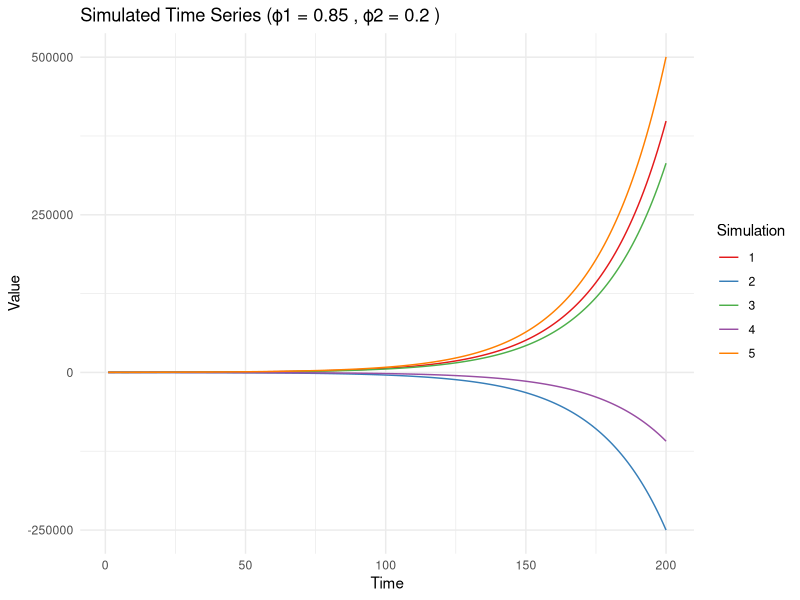
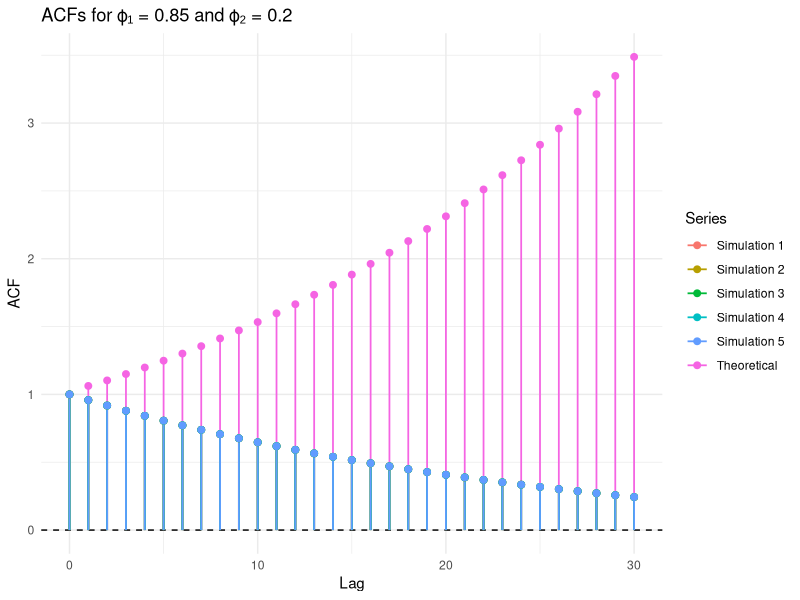
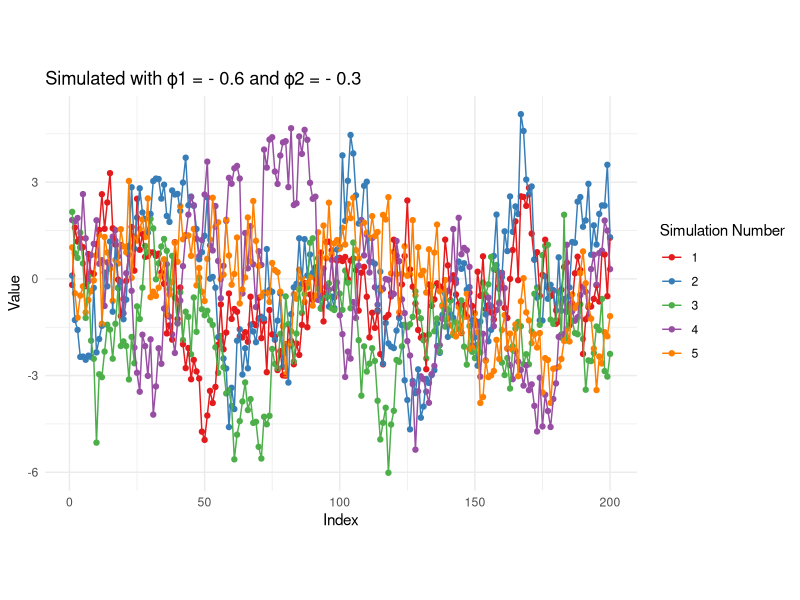
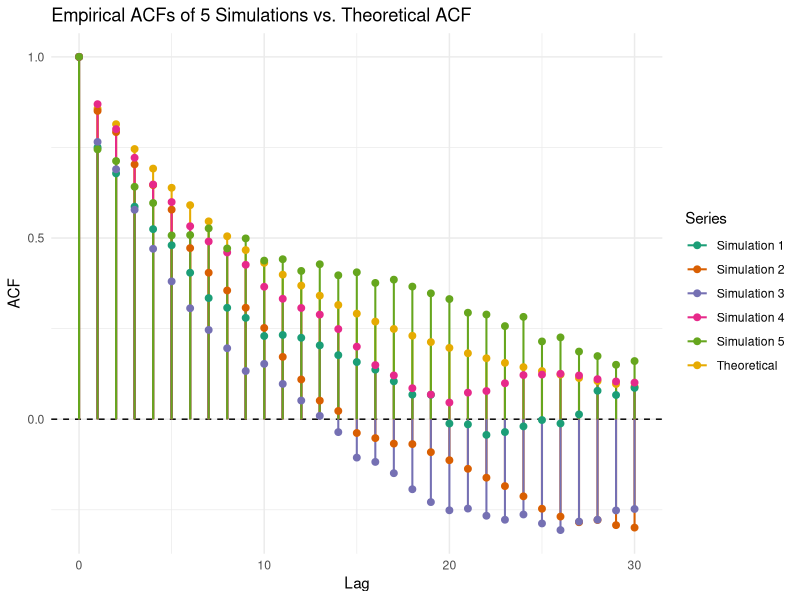

Generate these figures, in order, with R:
# Libraries to be used in this assignment
# install.packages("forecast")
# install.packages("ggplot2")
# install.packages("ggpubr")
# install.packages("tidyr")
library(ggplot2)
library(forecast)
library(tidyr)
library(ggpubr)

setwd("Assignment3")
print(getwd())

# ----------------------------- Exercise 1 -----------------------------------
## Exercise 1.1 ##

# Set phi values
phi1 <-  0.6
phi2 <-  0.3

polyroot(c(-0.2,-0.2,1))

# Define the AR coefficients vector in the order of AR(1), AR(2), ...
ar_coefs <- c(phi1, phi2)
n <- 200
sim_number <- rep(1:5, each = 200)

set.seed(42)

for(i in 1:5){
  
  if(i == 1){
  
  simulated_data <- arima.sim(n=n, model=list(ar=ar_coefs), sd=1)
  
  final_simulated_data <- simulated_data
  
  
  } else{
  
  simulated_data <- arima.sim(n=n, model=list(ar=ar_coefs), sd=1)
  
  final_simulated_data <- c(final_simulated_data,simulated_data)
  
  }
  
}

final_simulated_data <- data.frame(cbind(index = rep(1:200,times=5),value = final_simulated_data, sim_number = sim_number))

final_simulated_data$sim_number <- factor(final_simulated_data$sim_number)

plot <- ggplot(final_simulated_data, aes(x = index, y = value, color = sim_number, group = sim_number)) + 
  geom_point() +
  geom_line() +
  scale_color_brewer(palette = "Set1") + # Use a professional color palette
  theme_minimal() + # Use a clean theme
  theme(aspect.ratio = 2/3) + # Make the graph more horizontal
  labs(title = "Simulated with ϕ1 = - 0.6 and ϕ2 = - 0.3", 
     x = "Index", 
     y = "Value", 
     color = "Simulation Number")

ggsave("acf_ra.png", plot = plot, width = 12, height = 6, dpi = 300)
## Exercise 1.2 ##

# Theoretical ACF
calculate_acf <- function(phi1, phi2, k, acf_values) {
  if (k == 0) {
    return(1)
  } else if (k == 1) {
    return(phi1 / (1 - phi2))
  } else {
    return(phi1 * acf_values[k] + phi2 * acf_values[k - 1])
  }
}

n_lags <- 30
acf_values <- numeric(n_lags + 1)

for (k in 0:n_lags) {
  acf_values[k + 1] <- calculate_acf(phi1, phi2, k, acf_values)
}

# Create a data frame for theoretical ACF
acf_df <- data.frame(
  lag = 0:n_lags,
  acf_value = acf_values,
  type = "Theoretical"
)

# Empirical ACF for each simulation
for (i in 1:5) {
  sim_data <- subset(final_simulated_data, sim_number == i)
  acf_sim <- Acf(sim_data$value, lag.max = n_lags, plot = FALSE)
  
  temp_df <- data.frame(
    lag = 0:n_lags,
    acf_value = acf_sim$acf,
    type = paste("Simulation", i)
  )
  
  acf_df <- rbind(acf_df, temp_df)
}

# Plot all ACFs (no lines, just vertical segments + points)
acf <- ggplot(acf_df, aes(x = lag, y = acf_value, color = type)) +
  geom_hline(yintercept = 0, linetype = "dashed") +
  geom_segment(aes(xend = lag, yend = 0), size = 0.7) +
  geom_point(size = 2) +
  labs(x = "Lag", y = "ACF", color = "Series") +
  theme_minimal() +
  ggtitle("Empirical ACFs of 5 Simulations vs. Theoretical ACF") +
  scale_color_brewer(palette = "Dark2")

ggsave("acf.png", plot = acf, width = 12, height = 6, dpi = 300)



## Exercise 1.3 , 1.4 ##

# Run Exercises 1.1 and 1.2 to get the simulated data and ACF values

## Exercises 1.5 and 1.6 ##

# Simulation function
sim <- function(model, n, nburnin = 100){
  n <- n + nburnin
  ar <- model$ar
  ma <- model$ma
  p <- length(ar)
  q <- length(ma)
  y <- numeric(n)
  eps <- rnorm(n)
  
  for(i in (max(p, q) + 1):n){
    y[i] <- eps[i] + sum(y[i - (1:p)] * ar) + sum(eps[i - (1:q)] * ma)
  }
  
  return(y[(nburnin + 1):n])
}

# ---- Parameters for Exercise 1.5 ---- #
phi1 <- 0.85
phi2 <- 0.2
n <- 200
model <- list(ar = c(phi1, phi2))  # no MA part
sim_number <- rep(1:5, each = n)


set.seed(42)

# ---- Simulate 5 series ---- #
final_simulated_data <- numeric()

for (i in 1:5) {
  simulated <- sim(model, n = n)
  final_simulated_data <- c(final_simulated_data, simulated)
}

final_df <- data.frame(
  index = rep(1:n, times = 5),
  value = final_simulated_data,
  sim_number = factor(sim_number)
)

# ---- Plot the Simulated Time Series ---- #
ggplot(final_df, aes(x = index, y = value, color = sim_number, group = sim_number)) + 
  geom_line() +
  scale_color_brewer(palette = "Set1") +
  theme_minimal() +
  labs(
    title = paste("Simulated Time Series (ϕ1 =", phi1, ", ϕ2 =", phi2, ")"),
    x = "Time", y = "Value", color = "Simulation"
  )

# Theoretical ACF Calculation
calculate_acf <- function(phi1, phi2, k, acf_values) {
  if (k == 0) return(1)
  if (k == 1) return(phi1 / (1 - phi2))
  return(phi1 * acf_values[k] + phi2 * acf_values[k - 1])
}

n_lags <- 30
acf_values <- numeric(n_lags + 1)
for (k in 0:n_lags) {
  acf_values[k + 1] <- calculate_acf(phi1, phi2, k, acf_values)
}

acf_df <- data.frame(lag = 0:n_lags, acf_value = acf_values, type = "Theoretical")

# Add empirical ACFs
for (i in 1:5) {
  sim_data <- subset(final_df, sim_number == i)
  acf_sim <- Acf(sim_data$value, lag.max = n_lags, plot = FALSE)
  acf_df <- rbind(acf_df, data.frame(
    lag = 0:n_lags,
    acf_value = acf_sim$acf,
    type = paste("Simulation", i)
  ))
}

# Plot ACFs
ggplot(acf_df, aes(x = lag, y = acf_value, color = type)) +
  geom_hline(yintercept = 0, linetype = "dashed") +
  geom_segment(aes(xend = lag, yend = 0), size = 0.6) +
  geom_point(size = 2) +
  theme_minimal() +
  labs(title = paste("ACFs for ϕ₁ =", phi1, "and ϕ₂ =", phi2), x = "Lag", y = "ACF", color = "Series")


# ----------------------------- Exercise 2 -----------------------------------




# ----------------------------- Exercise 3 -----------------------------------
